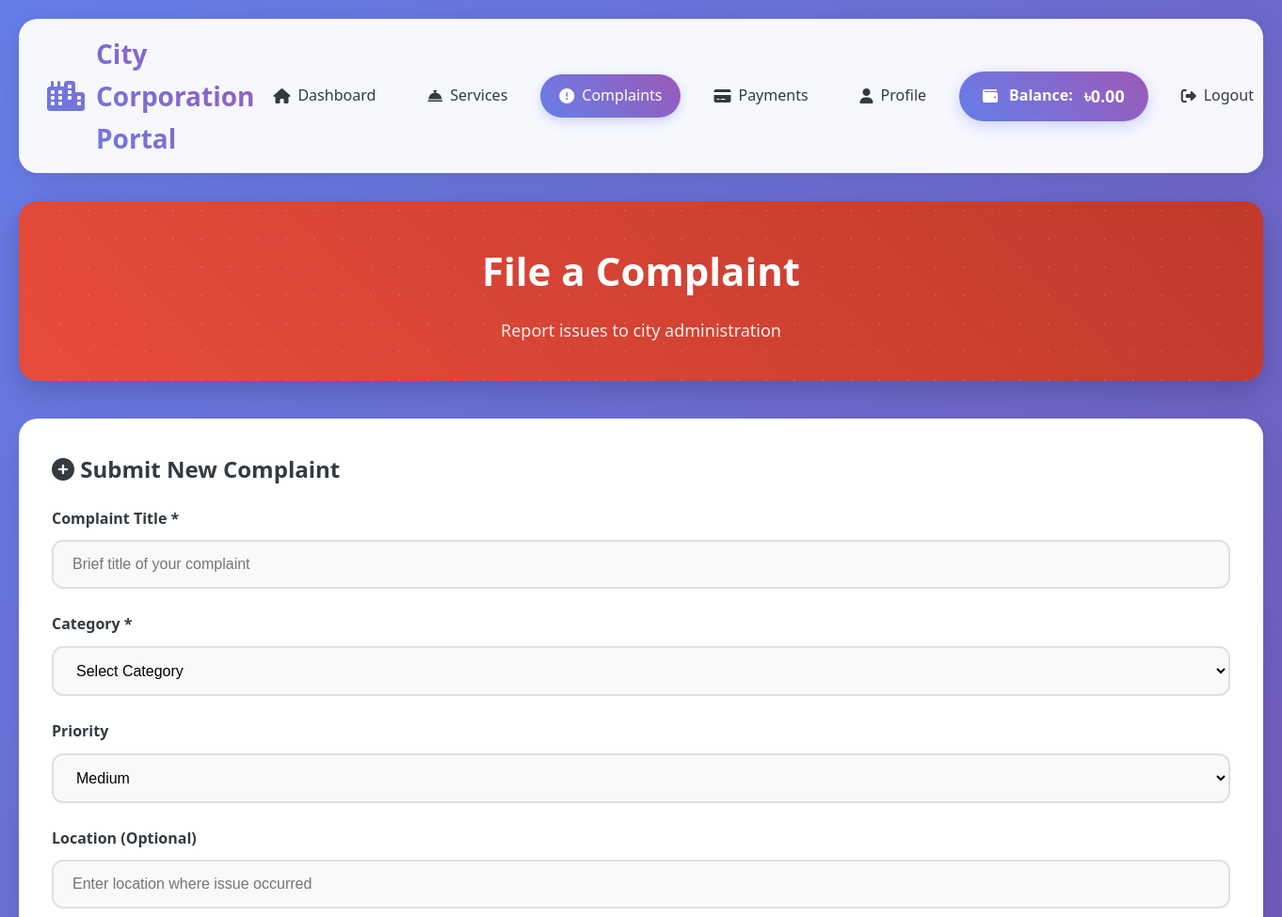
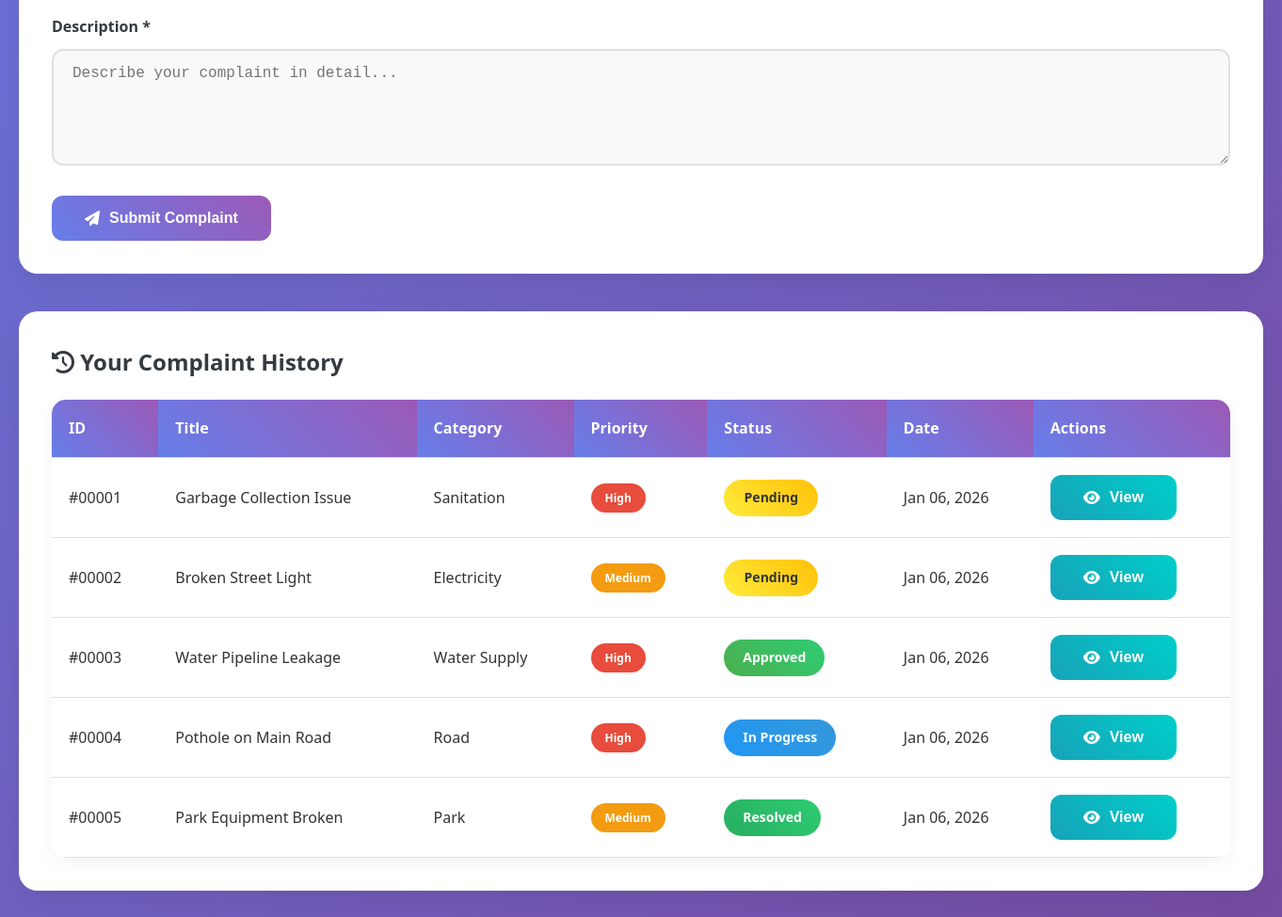
Page /complaints.php (signed in) on the committed database (2 pictures, top to bottom).
### tables this page shows
CREATE TABLE Users (
    User_ID INT PRIMARY KEY AUTO_INCREMENT,
    NID VARCHAR(20) UNIQUE NOT NULL,
    Name VARCHAR(100) NOT NULL,
    Email VARCHAR(100) UNIQUE NOT NULL,
    Phone VARCHAR(20),
    Password VARCHAR(255) NOT NULL,
    Address TEXT,
    User_Type ENUM('Citizen', 'Admin') DEFAULT 'Citizen',
    Balance DECIMAL(10,2) DEFAULT 100.00,
    Created_At TIMESTAMP DEFAULT CURRENT_TIMESTAMP,
    Updated_At TIMESTAMP DEFAULT CURRENT_TIMESTAMP ON UPDATE CURRENT_TIMESTAMP
);

CREATE TABLE Complaints (
    Complaint_ID INT PRIMARY KEY AUTO_INCREMENT,
    User_ID INT,
    Title VARCHAR(200),
    Description TEXT,
    Category VARCHAR(100),
    Location VARCHAR(255),
    Priority ENUM('Low', 'Medium', 'High') DEFAULT 'Medium',
    Status ENUM('Pending', 'Approved', 'In Progress', 'Resolved', 'Rejected') DEFAULT 'Pending',
    Admin_Comments TEXT,
    Created_At TIMESTAMP DEFAULT CURRENT_TIMESTAMP,
    Resolved_At DATETIME NULL,
    Updated_At TIMESTAMP DEFAULT CURRENT_TIMESTAMP ON UPDATE CURRENT_TIMESTAMP,
    FOREIGN KEY (User_ID) REFERENCES Users(User_ID)
);

### config.php (called while the page is built, shortened)
<?php
function getUserInfo($conn) {
    if(isset($_SESSION['user_id'])) {
        $user_id = $_SESSION['user_id'];
        $sql = "SELECT * FROM Users WHERE User_ID = ?";
        $stmt = $conn->prepare($sql);
        $stmt->bind_param("i", $user_id);
        $stmt->execute();
        $result = $stmt->get_result();
        return $result->fetch_assoc();
    }
    return null;
}
?>

### complaints.php (the view, shortened to what this page needs)
<?php
require_once 'config.php';
$user = getUserInfo($conn);
$user_id = $_SESSION['user_id'];
$complaints_sql = "SELECT * FROM Complaints WHERE User_ID = $user_id ORDER BY Created_At DESC";
$complaints = $conn->query($complaints_sql);
?>
<!DOCTYPE html>
<html lang="en">
<head>
    <link rel="stylesheet" href="style.css">
    <link rel="stylesheet" href="https://cdnjs.cloudflare.com/ajax/libs/font-awesome/6.4.0/css/all.min.css">
</head>
<body>
    <div class="container">
        <div class="header">
            <div class="logo">
                <i class="fas fa-city"></i>
                <span>City Corporation Portal</span>
            </div>
            <div class="nav-links">
                <a href="dashboard.php"><i class="fas fa-home"></i> Dashboard</a>
                <a href="services.php"><i class="fas fa-concierge-bell"></i> Services</a>
                <a href="complaints.php" class="active"><i class="fas fa-exclamation-circle"></i> Complaints</a>
                <a href="payments.php"><i class="fas fa-credit-card"></i> Payments</a>
                <a href="profile.php"><i class="fas fa-user"></i> Profile</a>
                <div class="balance-display">
                    <i class="fas fa-wallet"></i>
                    <span>Balance: </span>
                    <span class="balance-amount">৳<?php echo number_format($user['Balance'], 2); ?></span>
                </div>
                <a href="logout.php"><i class="fas fa-sign-out-alt"></i> Logout</a>
            </div>
        </div>
        <div class="welcome-banner" style="background: linear-gradient(45deg, #e74c3c, #c0392b);">
            <h1>File a Complaint</h1>
            <p>Report issues to city administration</p>
        </div>
        <div class="payment-section">
            <h2 style="color: var(--dark); margin-bottom: 20px;">
                <i class="fas fa-plus-circle"></i> Submit New Complaint
            </h2>
            <form method="POST">
                <div class="form-group">
                    <label>Complaint Title *</label>
                    <input type="text" name="title" class="form-control" required
                           placeholder="Brief title of your complaint">
                </div>
                <div class="form-group">
                    <label>Category *</label>
                    <select name="category" class="form-control" required>
                        <option value="">Select Category</option>
                    </select>
                </div>
                <div class="form-group">
                    <label>Priority</label>
                    <select name="priority" class="form-control">
                        <option value="Medium" selected>Medium</option>
                    </select>
                </div>
                <div class="form-group">
                    <label>Location (Optional)</label>
                    <input type="text" name="location" class="form-control"
                           placeholder="Enter location where issue occurred">
                </div>
                <div class="form-group">
                    <label>Description *</label>
                    <textarea name="description" class="form-control" rows="5" required
                              placeholder="Describe your complaint in detail..."></textarea>
                </div>
                <button type="submit" class="btn btn-primary">
                    <i class="fas fa-paper-plane"></i> Submit Complaint
                </button>
            </form>
        </div>
        <div class="payment-section">
            <h2 style="color: var(--dark); margin-bottom: 20px;">
                <i class="fas fa-history"></i> Your Complaint History
            </h2>
            <?php if($complaints->num_rows > 0): ?>
            <div class="table-container">
                <table>
                    <thead>
                        <tr>
                            <th>ID</th>
                            <th>Title</th>
                            <th>Category</th>
                            <th>Priority</th>
                            <th>Status</th>
                            <th>Date</th>
                            <th>Actions</th>
                        </tr>
                    </thead>
                    <tbody>
                        <?php while($complaint = $complaints->fetch_assoc()): ?>
                        <tr>
                            <td>#<?php echo str_pad($complaint['Complaint_ID'], 5, '0', STR_PAD_LEFT); ?></td>
                            <td><?php echo htmlspecialchars($complaint['Title']); ?></td>
                            <td><?php echo $complaint['Category']; ?></td>
                            <td>
                                <span class="priority-badge priority-<?php echo strtolower($complaint['Priority']); ?>">
                                    <?php echo $complaint['Priority']; ?>
                                </span>
                            </td>
                            <td>
                                <span class="status-badge status-<?php echo strtolower(str_replace(' ', '-', $complaint['Status'])); ?>">
                                    <?php echo $complaint['Status']; ?>
                                </span>
                            </td>
                            <td><?php echo date('M d, Y', strtotime($complaint['Created_At'])); ?></td>
                            <td>
                                <button class="btn btn-info btn-sm" onclick="viewComplaint(<?php echo $complaint['Complaint_ID']; ?>)">
                                    <i class="fas fa-eye"></i> View
                                </button>
                            </td>
                        </tr>
                        <?php endwhile; ?>
                    </tbody>
                </table>
            </div>
            <?php endif; ?>
        </div>
    </div>
</body>
</html>

### rows in the picture
users: Balance "0.00"
complaints: Complaint_ID "00001", Title "Garbage Collection Issue", Category "Sanitation", Priority "High", Status "Pending", Created_At "Jan 06, 2026"
complaints: Complaint_ID "00002", Title "Broken Street Light", Category "Electricity", Priority "Medium", Status "Pending", Created_At "Jan 06, 2026"
complaints: Complaint_ID "00003", Title "Water Pipeline Leakage", Category "Water Supply", Priority "High", Status "Approved", Created_At "Jan 06, 2026"
complaints: Complaint_ID "00004", Title "Pothole on Main Road", Category "Road", Priority "High", Status "In Progress", Created_At "Jan 06, 2026"
complaints: Complaint_ID "00005", Title "Park Equipment Broken", Category "Park", Priority "Medium", Status "Resolved", Created_At "Jan 06, 2026"
